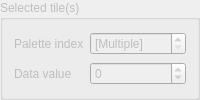
        <widget class="QGroupBox" name="selection">
         <property name="enabled">
          <bool>false</bool>
         </property>
         <property name="maximumSize">
          <size>
           <width>16777215</width>
           <height>16777215</height>
          </size>
         </property>
         <property name="title">
          <string>Selected tile(s)</string>
         </property>
         <layout class="QGridLayout" name="gridLayout_5">
          <item row="1" column="0">
           <widget class="QLabel" name="label_31">
            <property name="text">
             <string>Data value</string>
            </property>
           </widget>
          </item>
          <item row="1" column="1">
           <widget class="QSpinBox" name="tileValue">
            <property name="sizePolicy">
             <sizepolicy hsizetype="Preferred" vsizetype="Fixed">
              <horstretch>0</horstretch>
              <verstretch>0</verstretch>
             </sizepolicy>
            </property>
            <property name="specialValueText">
             <string>[Multiple]</string>
            </property>
            <property name="minimum">
             <number>-1</number>
            </property>
            <property name="maximum">
             <number>16564</number>
            </property>
            <property name="stepType">
             <enum>QAbstractSpinBox::AdaptiveDecimalStepType</enum>
            </property>
           </widget>
          </item>
          <item row="0" column="0">
           <widget class="QLabel" name="label_4">
            <property name="sizePolicy">
             <sizepolicy hsizetype="Maximum" vsizetype="Preferred">
              <horstretch>0</horstretch>
              <verstretch>0</verstretch>
             </sizepolicy>
            </property>
            <property name="text">
             <string>Palette index</string>
            </property>
           </widget>
          </item>
          <item row="0" column="1">
           <widget class="QSpinBox" name="tilePaletteIndex">
            <property name="specialValueText">
             <string>[Multiple]</string>
            </property>
            <property name="minimum">
             <number>-1</number>
            </property>
            <property name="maximum">
             <number>255</number>
            </property>
            <property name="value">
             <number>-1</number>
            </property>
           </widget>
          </item>
         </layout>
        </widget>
